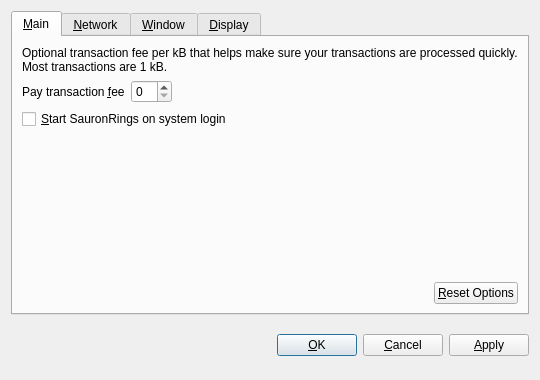
<?xml version="1.0" encoding="UTF-8"?>
<ui version="4.0">
 <class>OptionsDialog</class>
 <widget class="QDialog" name="OptionsDialog">
  <property name="geometry">
   <rect>
    <x>0</x>
    <y>0</y>
    <width>540</width>
    <height>380</height>
   </rect>
  </property>
  <property name="windowTitle">
   <string>Options</string>
  </property>
  <property name="modal">
   <bool>true</bool>
  </property>
  <layout class="QVBoxLayout" name="verticalLayout">
   <item>
    <widget class="QTabWidget" name="tabWidget">
     <property name="tabPosition">
      <enum>QTabWidget::North</enum>
     </property>
     <property name="currentIndex">
      <number>0</number>
     </property>
     <widget class="QWidget" name="tabMain">
      <attribute name="title">
       <string>&amp;Main</string>
      </attribute>
      <layout class="QVBoxLayout" name="verticalLayout_Main">
       <item>
        <widget class="QLabel" name="transactionFeeInfoLabel">
         <property name="text">
          <string>Optional transaction fee per kB that helps make sure your transactions are processed quickly. Most transactions are 1 kB.</string>
         </property>
         <property name="textFormat">
          <enum>Qt::PlainText</enum>
         </property>
         <property name="wordWrap">
          <bool>true</bool>
         </property>
        </widget>
       </item>
       <item>
        <layout class="QHBoxLayout" name="horizontalLayout_1_Main">
         <item>
          <widget class="QLabel" name="transactionFeeLabel">
           <property name="text">
            <string>Pay transaction &amp;fee</string>
           </property>
           <property name="textFormat">
            <enum>Qt::PlainText</enum>
           </property>
           <property name="buddy">
            <cstring>transactionFee</cstring>
           </property>
          </widget>
         </item>
         <item>
          <widget class="BitcoinAmountField" name="transactionFee"/>
         </item>
         <item>
          <spacer name="horizontalSpacer_1_Main">
           <property name="orientation">
            <enum>Qt::Horizontal</enum>
           </property>
           <property name="sizeHint" stdset="0">
            <size>
             <width>40</width>
             <height>20</height>
            </size>
           </property>
          </spacer>
         </item>
        </layout>
       </item>
       <item>
        <widget class="QCheckBox" name="bitcoinAtStartup">
         <property name="toolTip">
          <string>Automatically start SauronRings after logging in to the system.</string>
         </property>
         <property name="text">
          <string>&amp;Start SauronRings on system login</string>
         </property>
        </widget>
       </item>
       <item>
        <spacer name="verticalSpacer_Main">
         <property name="orientation">
          <enum>Qt::Vertical</enum>
         </property>
         <property name="sizeHint" stdset="0">
          <size>
           <width>20</width>
           <height>40</height>
          </size>
         </property>
        </spacer>
       </item>
       <item>
        <layout class="QHBoxLayout" name="horizontalLayout_2_Main">
         <item>
          <spacer name="horizontalSpacer_2_Main">
           <property name="orientation">
            <enum>Qt::Horizontal</enum>
           </property>
           <property name="sizeHint" stdset="0">
            <size>
             <width>40</width>
             <height>20</height>
            </size>
           </property>
          </spacer>
         </item>
         <item>
          <widget class="QPushButton" name="resetButton">
           <property name="toolTip">
            <string>Reset all client options to default.</string>
           </property>
           <property name="text">
            <string>&amp;Reset Options</string>
           </property>
           <property name="autoDefault">
            <bool>false</bool>
           </property>
          </widget>
         </item>
        </layout>
       </item>
      </layout>
     </widget>
     <widget class="QWidget" name="tabNetwork">
      <attribute name="title">
       <string>&amp;Network</string>
      </attribute>
      <layout class="QVBoxLayout" name="verticalLayout_Network">
       <item>
        <widget class="QCheckBox" name="mapPortUpnp">
         <property name="toolTip">
          <string>Automatically open the SauronRings client port on the router. This only works when your router supports UPnP and it is enabled.</string>
         </property>
         <property name="text">
          <string>Map port using &amp;UPnP</string>
         </property>
        </widget>
       </item>
       <item>
        <widget class="QCheckBox" name="connectSocks">
         <property name="toolTip">
          <string>Connect to the SauronRings network through a SOCKS proxy (e.g. when connecting through Tor).</string>
         </property>
         <property name="text">
          <string>&amp;Connect through SOCKS proxy:</string>
         </property>
        </widget>
       </item>
       <item>
        <layout class="QHBoxLayout" name="horizontalLayout_Network">
         <item>
          <widget class="QLabel" name="proxyIpLabel">
           <property name="text">
            <string>Proxy &amp;IP:</string>
           </property>
           <property name="textFormat">
            <enum>Qt::PlainText</enum>
           </property>
           <property name="buddy">
            <cstring>proxyIp</cstring>
           </property>
          </widget>
         </item>
         <item>
          <widget class="QValidatedLineEdit" name="proxyIp">
           <property name="maximumSize">
            <size>
             <width>140</width>
             <height>16777215</height>
            </size>
           </property>
           <property name="toolTip">
            <string>IP address of the proxy (e.g. 127.0.0.1)</string>
           </property>
          </widget>
         </item>
         <item>
          <widget class="QLabel" name="proxyPortLabel">
           <property name="text">
            <string>&amp;Port:</string>
           </property>
           <property name="textFormat">
            <enum>Qt::PlainText</enum>
           </property>
           <property name="buddy">
            <cstring>proxyPort</cstring>
           </property>
          </widget>
         </item>
         <item>
          <widget class="QLineEdit" name="proxyPort">
           <property name="maximumSize">
            <size>
             <width>55</width>
             <height>16777215</height>
            </size>
           </property>
           <property name="toolTip">
            <string>Port of the proxy (e.g. 9050)</string>
           </property>
          </widget>
         </item>
         <item>
          <widget class="QLabel" name="socksVersionLabel">
           <property name="text">
            <string>SOCKS &amp;Version:</string>
           </property>
           <property name="textFormat">
            <enum>Qt::PlainText</enum>
           </property>
           <property name="buddy">
            <cstring>socksVersion</cstring>
           </property>
          </widget>
         </item>
         <item>
          <widget class="QValueComboBox" name="socksVersion">
           <property name="toolTip">
            <string>SOCKS version of the proxy (e.g. 5)</string>
           </property>
          </widget>
         </item>
         <item>
          <spacer name="horizontalSpacer_Network">
           <property name="orientation">
            <enum>Qt::Horizontal</enum>
           </property>
           <property name="sizeHint" stdset="0">
            <size>
             <width>40</width>
             <height>20</height>
            </size>
           </property>
          </spacer>
         </item>
        </layout>
       </item>
       <item>
        <spacer name="verticalSpacer_Network">
         <property name="orientation">
          <enum>Qt::Vertical</enum>
         </property>
         <property name="sizeHint" stdset="0">
          <size>
           <width>20</width>
           <height>40</height>
          </size>
         </property>
        </spacer>
       </item>
      </layout>
     </widget>
     <widget class="QWidget" name="tabWindow">
      <attribute name="title">
       <string>&amp;Window</string>
      </attribute>
      <layout class="QVBoxLayout" name="verticalLayout_Window">
       <item>
        <widget class="QCheckBox" name="minimizeToTray">
         <property name="toolTip">
          <string>Show only a tray icon after minimizing the window.</string>
         </property>
         <property name="text">
          <string>&amp;Minimize to the tray instead of the taskbar</string>
         </property>
        </widget>
       </item>
       <item>
        <widget class="QCheckBox" name="minimizeOnClose">
         <property name="toolTip">
          <string>Minimize instead of exit the application when the window is closed. When this option is enabled, the application will be closed only after selecting Quit in the menu.</string>
         </property>
         <property name="text">
          <string>M&amp;inimize on close</string>
         </property>
        </widget>
       </item>
       <item>
        <spacer name="verticalSpacer_Window">
         <property name="orientation">
          <enum>Qt::Vertical</enum>
         </property>
         <property name="sizeHint" stdset="0">
          <size>
           <width>20</width>
           <height>40</height>
          </size>
         </property>
        </spacer>
       </item>
      </layout>
     </widget>
     <widget class="QWidget" name="tabDisplay">
      <attribute name="title">
       <string>&amp;Display</string>
      </attribute>
      <layout class="QVBoxLayout" name="verticalLayout_Display">
       <item>
        <layout class="QHBoxLayout" name="horizontalLayout_1_Display">
         <item>
          <widget class="QLabel" name="langLabel">
           <property name="text">
            <string>User Interface &amp;language:</string>
           </property>
           <property name="textFormat">
            <enum>Qt::PlainText</enum>
           </property>
           <property name="buddy">
            <cstring>lang</cstring>
           </property>
          </widget>
         </item>
         <item>
          <widget class="QValueComboBox" name="lang">
           <property name="toolTip">
            <string>The user interface language can be set here. This setting will take effect after restarting SauronRings.</string>
           </property>
          </widget>
         </item>
        </layout>
       </item>
       <item>
        <layout class="QHBoxLayout" name="horizontalLayout_2_Display">
         <item>
          <widget class="QLabel" name="unitLabel">
           <property name="text">
            <string>&amp;Unit to show amounts in:</string>
           </property>
           <property name="textFormat">
            <enum>Qt::PlainText</enum>
           </property>
           <property name="buddy">
            <cstring>unit</cstring>
           </property>
          </widget>
         </item>
         <item>
          <widget class="QValueComboBox" name="unit">
           <property name="toolTip">
            <string>Choose the default subdivision unit to show in the interface and when sending coins.</string>
           </property>
          </widget>
         </item>
        </layout>
       </item>
       <item>
        <widget class="QCheckBox" name="displayAddresses">
         <property name="toolTip">
          <string>Whether to show SauronRings addresses in the transaction list or not.</string>
         </property>
         <property name="text">
          <string>&amp;Display addresses in transaction list</string>
         </property>
        </widget>
       </item>
       <item>
        <spacer name="verticalSpacer_Display">
         <property name="orientation">
          <enum>Qt::Vertical</enum>
         </property>
         <property name="sizeHint" stdset="0">
          <size>
           <width>20</width>
           <height>40</height>
          </size>
         </property>
        </spacer>
       </item>
      </layout>
     </widget>
    </widget>
   </item>
   <item>
    <layout class="QHBoxLayout" name="horizontalLayout_Buttons">
     <item>
      <spacer name="horizontalSpacer_1">
       <property name="orientation">
        <enum>Qt::Horizontal</enum>
       </property>
       <property name="sizeHint" stdset="0">
        <size>
         <width>40</width>
         <height>48</height>
        </size>
       </property>
      </spacer>
     </item>
     <item>
      <widget class="QLabel" name="statusLabel">
       <property name="font">
        <font>
         <weight>75</weight>
         <bold>true</bold>
        </font>
       </property>
       <property name="text">
        <string/>
       </property>
       <property name="textFormat">
        <enum>Qt::PlainText</enum>
       </property>
       <property name="wordWrap">
        <bool>true</bool>
       </property>
      </widget>
     </item>
     <item>
      <spacer name="horizontalSpacer_2">
       <property name="orientation">
        <enum>Qt::Horizontal</enum>
       </property>
       <property name="sizeHint" stdset="0">
        <size>
         <width>40</width>
         <height>48</height>
        </size>
       </property>
      </spacer>
     </item>
     <item>
      <widget class="QPushButton" name="okButton">
       <property name="text">
        <string>&amp;OK</string>
       </property>
      </widget>
     </item>
     <item>
      <widget class="QPushButton" name="cancelButton">
       <property name="text">
        <string>&amp;Cancel</string>
       </property>
       <property name="autoDefault">
        <bool>false</bool>
       </property>
      </widget>
     </item>
     <item>
      <widget class="QPushButton" name="applyButton">
       <property name="text">
        <string>&amp;Apply</string>
       </property>
       <property name="autoDefault">
        <bool>false</bool>
       </property>
      </widget>
     </item>
    </layout>
   </item>
  </layout>
 </widget>
 <customwidgets>
  <customwidget>
   <class>BitcoinAmountField</class>
   <extends>QSpinBox</extends>
   <header>bitcoinamountfield.h</header>
  </customwidget>
  <customwidget>
   <class>QValueComboBox</class>
   <extends>QComboBox</extends>
   <header>qvaluecombobox.h</header>
  </customwidget>
  <customwidget>
   <class>QValidatedLineEdit</class>
   <extends>QLineEdit</extends>
   <header>qvalidatedlineedit.h</header>
  </customwidget>
 </customwidgets>
 <resources/>
 <connections/>
</ui>
